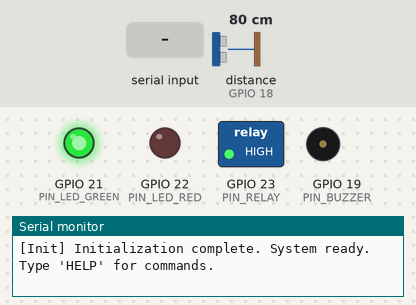
Bench run of a sketch on a simulated ESP32. Shown: switched loads named in the sketch (green lamp = pin HIGH), output pins drawn as LEDs (lit = HIGH), buzzer (waves = sounding, pin HIGH), the last lines printed to the serial monitor. Wiring (inferred from the names in the program): ultrasonic range finder: trigger GPIO 5; echo GPIO 18. The test bench sets the inputs (shaded band); at power-on: distance to the obstacle (sensor on GPIO 18) 80 cm. The echo pulse lasts 58.3 µs per cm; WiFi joins after 1.5 s; servers stay silent unless stated; uploads are accepted with an empty reply; the modem accepts every AT command (registered, SIM ready, sends succeed) and sends nothing else; pins used as bus, display or sensor lines are not drawn.

Above: at 9.5 s.
9.6 s: "ARM\n" received over Serial
At 10.2 s:
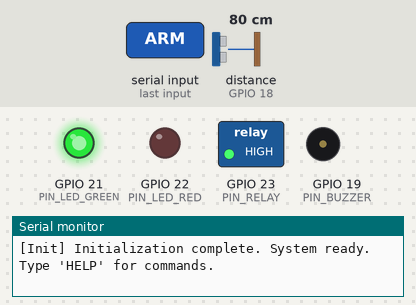
12.0 s: distance to the obstacle (sensor on GPIO 18) set to 38 cm
13.5 s: distance to the obstacle (sensor on GPIO 18) set to 31 cm
19.6 s: "disarm\n" received over Serial
At 22.5 s:
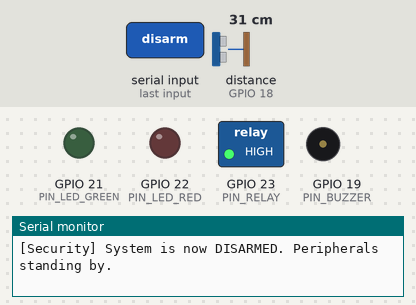
23.1 s: "arm\n" received over Serial
At 29.0 s:
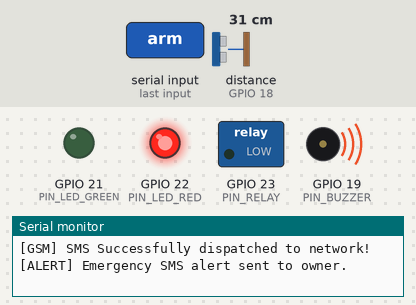
29.2 s: "DISARM\n" received over Serial
At 31.9 s:
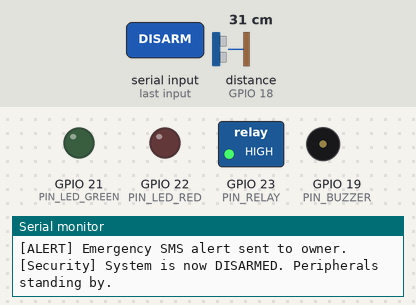
Timing chart, 0 to 33.2 s (numbered marks = the images above; inputs shaded):
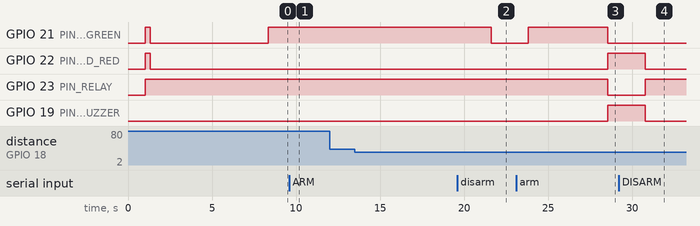

Measured:
- after the input at 9.6 s, GPIO 21 (PIN_LED_GREEN): stays HIGH (without the input it goes to LOW after 0.95 s)
- after the input at 12.0 s, every drawn part: stays the same
- after the input at 19.6 s, GPIO 21 (PIN_LED_GREEN): HIGH → LOW after 2.0 s
- after the input at 23.1 s, GPIO 22 (PIN_LED_RED), GPIO 19 (PIN_BUZZER): LOW → HIGH after 5.4 s; GPIO 23 (PIN_RELAY): HIGH → LOW after 5.4 s
- after the input at 29.2 s, GPIO 23 (PIN_RELAY): LOW → HIGH after 1.6 s

The sketch:

esp32_theft_system.ino
```cpp
#include <Arduino.h>
#include "pins.h"
#include "config.h"
#include "ultrasonic.h"
#include "actuators.h"
#include "gsm_sim800l.h"
#include "security_state.h"
#include "wifi_client.h"

// Hardware instances
UltrasonicSensor ultrasonic(PIN_ULTRASONIC_TRIG, PIN_ULTRASONIC_ECHO);
ActuatorController actuators;
GSMModule gsm(Serial2, PIN_GSM_RX, PIN_GSM_TX, PIN_GSM_RESET);
SecurityStateMachine security;
WiFiManager wifiManager(WIFI_SSID, WIFI_PASSWORD, BACKEND_BASE_URL);

// Timing variables for non-blocking execution
unsigned long lastSensorReadMillis = 0;
unsigned long lastTelemetryMillis = 0;
unsigned long lastGsmCheckMillis = 0;

// Remote command handler received from backend
void handleRemoteCommand(const String &cmd, float value) {
    Serial.printf("[Command] Remote backend command received: %s (value: %.1f)\n", cmd.c_str(), value);
    if (cmd == "arm") {
        security.arm();
    } else if (cmd == "disarm") {
        security.disarm();
        actuators.setAlarm(false);
    } else if (cmd == "reset") {
        security.resetAlarm();
        actuators.setAlarm(false);
    } else if (cmd == "setThreshold") {
        security.setThreshold(value);
    }
}

// Process serial input for direct USB debugging
void handleSerialCommands() {
    if (!Serial.available()) return;
    String line = Serial.readStringUntil('\n');
    line.trim();
    line.toUpperCase();

    if (line == "ARM") {
        security.arm();
    } else if (line == "DISARM") {
        security.disarm();
        actuators.setAlarm(false);
    } else if (line == "RESET") {
        security.resetAlarm();
        actuators.setAlarm(false);
    } else if (line == "TEST_ALARM") {
        Serial.println("[Test] Triggering test alarm for 3 seconds...");
        actuators.setAlarm(true);
        delay(3000);
        actuators.setAlarm(false);
    } else if (line == "TEST_SMS") {
        Serial.println("[Test] Sending manual test SMS via SIM800L...");
        gsm.sendSMS(ALERT_PHONE_NUMBER, "ESP32 Theft System: Test SMS successfully transmitted.");
    } else if (line == "TEST_PINS") {
        actuators.selfTest();
    } else if (line == "STATUS") {
        Serial.println("================ SYSTEM STATUS ================");
        Serial.printf("State: %s\n", security.getState() == STATE_DISARMED ? "DISARMED" :
                                   (security.getState() == STATE_ARMED_NORMAL ? "ARMED_NORMAL" : "ALARM_TRIGGERED"));
        Serial.printf("Last Distance: %.1f cm (Threshold: %.1f cm)\n", security.getLastDistance(), security.getThreshold());
        Serial.printf("Wi-Fi Connected: %s (IP: %s, RSSI: %d dBm)\n", wifiManager.isConnected() ? "YES" : "NO",
                      wifiManager.getLocalIP().c_str(), wifiManager.getRSSI());
        Serial.printf("GSM Status: %d | SMS Cooldown: %lu sec remaining\n", (int)gsm.getStatus(), gsm.getSecondsUntilNextSMS());
        Serial.printf("Actuators -> Buzzer: %d, Relay: %d, Red LED: %d, Green LED: %d\n",
                      actuators.isBuzzerActive(), actuators.isRelayActive(), actuators.isRedLedActive(), actuators.isGreenLedActive());
        Serial.println("===============================================");
    } else if (line.startsWith("THRESH ")) {
        float t = line.substring(7).toFloat();
        security.setThreshold(t);
    } else if (line == "HELP") {
        Serial.println("Available Serial Commands:");
        Serial.println("  ARM         - Arms the security system");
        Serial.println("  DISARM      - Disarms the security system");
        Serial.println("  RESET       - Resets/silences active alarm");
        Serial.println("  STATUS      - Prints complete system health status");
        Serial.println("  TEST_ALARM  - Runs 3-second buzzer & strobe test");
        Serial.println("  TEST_SMS    - Sends a test SMS to configured phone");
        Serial.println("  TEST_PINS   - Runs individual pin actuator test");
        Serial.println("  THRESH <cm> - Sets new detection threshold distance");
    }
}

void setup() {
    Serial.begin(DEBUG_BAUD_RATE);
    delay(1000);

    Serial.println("\n\n=======================================================");
    Serial.println("   ESP32 IoT THEFT DETECTION SYSTEM - FIRMWARE v1.0   ");
    Serial.println("=======================================================");

    // 1. Initialize ultrasonic sensor
    ultrasonic.begin();
    Serial.println("[Init] HC-SR04 Ultrasonic Sensor configured.");

    // 2. Initialize actuators (Buzzer, LEDs, Relay)
    actuators.begin();
    Serial.println("[Init] Actuators and Status Indicators configured.");

    // Run quick startup flash indicator
    actuators.setGreenLed(true);
    actuators.setRedLed(true);
    delay(300);
    actuators.setGreenLed(false);
    actuators.setRedLed(false);

    // 3. Initialize Security State Machine
    security.begin();

    // 4. Initialize SIM800L GSM Module
    gsm.begin(GSM_BAUD_RATE);

    // 5. Initialize Wi-Fi
    wifiManager.begin();
    wifiManager.setCommandCallback(handleRemoteCommand);

    Serial.println("[Init] Initialization complete. System ready. Type 'HELP' for commands.");
}

void loop() {
    unsigned long currentMillis = millis();

    // Check for user commands from USB Serial Monitor
    handleSerialCommands();

    // 1. Maintain Wi-Fi connection in non-blocking manner
    wifiManager.update();

    // 2. Ultrasonic Sensor reading loop
    if (currentMillis - lastSensorReadMillis >= SENSOR_READ_INTERVAL_MS) {
        lastSensorReadMillis = currentMillis;

        float distance = ultrasonic.readDistanceFiltered();

        // Process distance against security rules
        bool newAlarm = security.processReading(distance);

        if (newAlarm) {
            Serial.println("\n[ALERT] !!! THEFT EVENT TRIGGERED !!!");

            // Activate siren, buzzer and relay
            actuators.setAlarm(true);

            // Send immediate HTTP event to Backend
            char desc[128];
            snprintf(desc, sizeof(desc), "Intruder detected at %.1f cm (threshold: %.1f cm)",
                     distance, security.getThreshold());
            wifiManager.sendSecurityEvent(distance, security.getThreshold(), "THEFT_ALERT", desc);

            // Dispatch SMS Alert via SIM800L (with cooldown throttle protection)
            if (gsm.canSendSMS()) {
                char smsMsg[160];
                snprintf(smsMsg, sizeof(smsMsg),
                    "SECURITY ALERT: Theft detected! Object at %.1f cm (Limit: %.1f cm). Check property immediately!",
                    distance, security.getThreshold()
                );
                bool sent = gsm.sendSMS(ALERT_PHONE_NUMBER, smsMsg);
                if (sent) {
                    Serial.println("[ALERT] Emergency SMS alert sent to owner.");
                } else {
                    Serial.println("[ALERT] Could not send SMS (check SIM800L signal or balance).");
                }
            } else {
                Serial.printf("[ALERT] SMS skipped: Spam cooldown active (%lu s remaining)\n",
                              gsm.getSecondsUntilNextSMS());
            }
        }
    }

    // 3. Update Actuator flashing/beeping states
    actuators.update(security.isArmed(), security.isAlarmActive());

    // 4. Periodically check GSM status (every 30s)
    if (currentMillis - lastGsmCheckMillis >= 30000) {
        lastGsmCheckMillis = currentMillis;
        gsm.checkStatus();
    }

    // 5. Send periodic Telemetry to Backend
    if (currentMillis - lastTelemetryMillis >= TELEMETRY_INTERVAL_MS) {
        lastTelemetryMillis = currentMillis;

        const char* stateStr = "DISARMED";
        if (security.getState() == STATE_ARMED_NORMAL) stateStr = "ARMED_NORMAL";
        else if (security.getState() == STATE_ALARM_TRIGGERED) stateStr = "ALARM_TRIGGERED";

        const char* gsmStatusStr = "UNKNOWN";
        switch (gsm.getStatus()) {
            case GSM_READY: gsmStatusStr = "READY"; break;
            case GSM_SEARCHING_NETWORK: gsmStatusStr = "SEARCHING"; break;
            case GSM_SIM_ERROR: gsmStatusStr = "SIM_ERROR"; break;
            case GSM_NO_RESPONSE: gsmStatusStr = "NO_RESPONSE"; break;
            default: gsmStatusStr = "INITIALIZING"; break;
        }

        SystemTelemetryData telemetry;
        telemetry.distanceCm = security.getLastDistance();
        telemetry.thresholdCm = security.getThreshold();
        telemetry.securityState = stateStr;
        telemetry.buzzerState = actuators.isBuzzerActive();
        telemetry.relayState = actuators.isRelayActive();
        telemetry.redLedState = actuators.isRedLedActive();
        telemetry.greenLedState = actuators.isGreenLedActive();
        telemetry.gsmStatus = gsmStatusStr;
        telemetry.gsmRssi = gsm.getSignalQuality();
        telemetry.wifiRssi = wifiManager.getRSSI();
        telemetry.isArmed = security.isArmed();
        telemetry.isAlarm = security.isAlarmActive();

        String serverResponse = "";
        wifiManager.sendTelemetry(telemetry, serverResponse);
    }

    // Small yield to allow ESP32 FreeRTOS background tasks (WiFi, TCP/IP stack) to process
    delay(5);
}
```

actuators.cpp
```cpp
#include "actuators.h"

ActuatorController::ActuatorController()
    : _alarmActive(false), _relayState(false), _buzzerState(false),
      _redLedState(false), _greenLedState(false), _lastBlinkMillis(0), _blinkToggle(false) {}

void ActuatorController::begin() {
    pinMode(PIN_LED_GREEN, OUTPUT);
    pinMode(PIN_LED_RED, OUTPUT);
    pinMode(PIN_BUZZER, OUTPUT);
    pinMode(PIN_RELAY, OUTPUT);

    // Initial safe states
    setGreenLed(false);
    setRedLed(false);
    setBuzzer(false);
    setRelay(false);
}

void ActuatorController::setBuzzer(bool state) {
    _buzzerState = state;
    digitalWrite(PIN_BUZZER, state ? BUZZER_ACTIVE_LEVEL : BUZZER_INACTIVE_LEVEL);
}

void ActuatorController::setRelay(bool state) {
    _relayState = state;
    digitalWrite(PIN_RELAY, state ? RELAY_ACTIVE_LEVEL : RELAY_INACTIVE_LEVEL);
}

void ActuatorController::setRedLed(bool state) {
    _redLedState = state;
    digitalWrite(PIN_LED_RED, state ? LED_ACTIVE_LEVEL : LED_INACTIVE_LEVEL);
}

void ActuatorController::setGreenLed(bool state) {
    _greenLedState = state;
    digitalWrite(PIN_LED_GREEN, state ? LED_ACTIVE_LEVEL : LED_INACTIVE_LEVEL);
}

void ActuatorController::setAlarm(bool active) {
    _alarmActive = active;
    if (!active) {
        setBuzzer(false);
        setRelay(false);
        setRedLed(false);
    }
}

void ActuatorController::update(bool isArmed, bool isAlarmActive) {
    _alarmActive = isAlarmActive;
    unsigned long currentMillis = millis();

    if (_alarmActive) {
        // High alert state: rapid strobe & siren pulse every 150ms
        if (currentMillis - _lastBlinkMillis >= 150) {
            _lastBlinkMillis = currentMillis;
            _blinkToggle = !_blinkToggle;

            setRedLed(_blinkToggle);
            setGreenLed(false);
            setBuzzer(_blinkToggle); // Pulsing alarm tone
            setRelay(true);          // High-power strobe / siren continuously active
        }
    } else {
        // Normal states
        setRelay(false);
        setRedLed(false);
        setBuzzer(false);

        if (isArmed) {
            // Armed standby: Green LED solid ON
            setGreenLed(true);
        } else {
            // Disarmed state: Green LED slow heartbeat blink (every 1000ms)
            if (currentMillis - _lastBlinkMillis >= 1000) {
                _lastBlinkMillis = currentMillis;
                _blinkToggle = !_blinkToggle;
                setGreenLed(_blinkToggle);
            }
        }
    }
}

void ActuatorController::selfTest() {
    Serial.println("[Actuators] Starting hardware self-test routine...");

    // Green LED test
    Serial.println("[Actuators] Testing Green LED...");
    setGreenLed(true);
    delay(400);
    setGreenLed(false);
    delay(200);

    // Red LED test
    Serial.println("[Actuators] Testing Red LED...");
    setRedLed(true);
    delay(400);
    setRedLed(false);
    delay(200);

    // Buzzer test (brief chirp)
    Serial.println("[Actuators] Testing Buzzer (brief beep)...");
    setBuzzer(true);
    delay(150);
    setBuzzer(false);
    delay(200);

    // Relay test (click click)
    Serial.println("[Actuators] Testing Relay click...");
    setRelay(true);
    delay(300);
    setRelay(false);
    delay(200);

    Serial.println("[Actuators] Self-test complete. All peripherals initialized to OFF.");
}
```

actuators.h
```cpp
#ifndef ACTUATORS_H
#define ACTUATORS_H

#include <Arduino.h>
#include "pins.h"

class ActuatorController {
public:
    ActuatorController();
    void begin();

    // Call regularly in loop() for non-blocking LED blinking & buzzer pulsing
    void update(bool isArmed, bool isAlarmActive);

    // Immediate manual overrides or states
    void setAlarm(bool active);
    void setBuzzer(bool state);
    void setRelay(bool state);
    void setRedLed(bool state);
    void setGreenLed(bool state);

    // Testing self-test routine
    void selfTest();

    bool isAlarmActive() const { return _alarmActive; }
    bool isRelayActive() const { return _relayState; }
    bool isBuzzerActive() const { return _buzzerState; }
    bool isRedLedActive() const { return _redLedState; }
    bool isGreenLedActive() const { return _greenLedState; }

private:
    bool _alarmActive;
    bool _relayState;
    bool _buzzerState;
    bool _redLedState;
    bool _greenLedState;
    unsigned long _lastBlinkMillis;
    bool _blinkToggle;
};

#endif // ACTUATORS_H
```

gsm_sim800l.h
```cpp
#ifndef GSM_SIM800L_H
#define GSM_SIM800L_H

#include <Arduino.h>
#include <HardwareSerial.h>
#include "pins.h"
#include "config.h"

enum GSMStatus {
    GSM_UNINITIALIZED,
    GSM_NO_RESPONSE,
    GSM_SIM_ERROR,
    GSM_SEARCHING_NETWORK,
    GSM_READY
};

class GSMModule {
public:
    GSMModule(HardwareSerial &serialPort, uint8_t rxPin, uint8_t txPin, uint8_t rstPin);
    void begin(unsigned long baudRate = GSM_BAUD_RATE);

    // Hardware reset pulse if RST pin connected
    void resetHardware();

    // Health and status checks
    bool sendATCommand(const String &cmd, const String &expectedReply, unsigned long timeoutMs = 2000);
    String sendATCommandWithResponse(const String &cmd, unsigned long timeoutMs = 2000);

    bool isAlive();
    bool isSimReady();
    int getSignalQuality(); // Returns 0-31, or -1 on error
    bool isNetworkRegistered();
    GSMStatus checkStatus();

    // SMS transmission with spam cooldown guard
    bool sendSMS(const String &phoneNumber, const String &message);

    // Checks whether an SMS can be sent now or is throttled by cooldown
    bool canSendSMS() const;
    unsigned long getSecondsUntilNextSMS() const;

    GSMStatus getStatus() const { return _currentStatus; }
    unsigned long getLastSMSTime() const { return _lastSmsMillis; }

private:
    HardwareSerial &_serial;
    uint8_t _rxPin;
    uint8_t _txPin;
    uint8_t _rstPin;
    GSMStatus _currentStatus;
    unsigned long _lastSmsMillis;
    bool _cooldownActive;

    void flushBuffer();
};

#endif // GSM_SIM800L_H
```

security_state.cpp
```cpp
#include "security_state.h"

SecurityStateMachine::SecurityStateMachine()
    : _state(STATE_DISARMED),
      _thresholdCm(DEFAULT_DISTANCE_THRESHOLD_CM),
      _lastDistanceCm(-1.0f),
      _consecutiveViolations(0),
      _alarmStartMillis(0),
      _totalTriggers(0) {}

void SecurityStateMachine::begin() {
    _state = STATE_DISARMED;
    _consecutiveViolations = 0;
    _alarmStartMillis = 0;
    Serial.printf("[Security] State machine initialized. Default threshold: %.1f cm (Status: DISARMED)\n", _thresholdCm);
}

void SecurityStateMachine::arm() {
    if (_state != STATE_ARMED_NORMAL) {
        _state = STATE_ARMED_NORMAL;
        _consecutiveViolations = 0;
        Serial.println("[Security] System is now ARMED. Monitoring ultrasonic field...");
    }
}

void SecurityStateMachine::disarm() {
    _state = STATE_DISARMED;
    _consecutiveViolations = 0;
    _alarmStartMillis = 0;
    Serial.println("[Security] System is now DISARMED. Peripherals standing by.");
}

void SecurityStateMachine::resetAlarm() {
    if (_state == STATE_ALARM_TRIGGERED) {
        _state = STATE_ARMED_NORMAL;
        _consecutiveViolations = 0;
        _alarmStartMillis = 0;
        Serial.println("[Security] Alarm silenced/reset. Returning to ARMED mode.");
    }
}

void SecurityStateMachine::setThreshold(float thresholdCm) {
    if (thresholdCm >= 5.0f && thresholdCm <= 350.0f) {
        _thresholdCm = thresholdCm;
        Serial.printf("[Security] Threshold updated to: %.1f cm\n", _thresholdCm);
    }
}

bool SecurityStateMachine::processReading(float currentDistanceCm) {
    _lastDistanceCm = currentDistanceCm;

    // In DISARMED mode, just update readings, no alerts triggered
    if (_state == STATE_DISARMED) {
        _consecutiveViolations = 0;
        return false;
    }

    // In ALARM_TRIGGERED mode, check if alarm duration expired
    if (_state == STATE_ALARM_TRIGGERED) {
        if (millis() - _alarmStartMillis >= ALARM_ACTIVE_DURATION_MS) {
            Serial.println("[Security] Alarm duration timeout elapsed. Resetting to Armed standby.");
            _state = STATE_ARMED_NORMAL;
            _consecutiveViolations = 0;
        }
        return false;
    }

    // ARMED_NORMAL mode: check for theft intrusion
    // Valid distance must be > 0 and <= threshold
    if (currentDistanceCm > 0.0f && currentDistanceCm <= _thresholdCm) {
        _consecutiveViolations++;
        Serial.printf("[Security] Intrusion reading #%d: %.1f cm (Threshold: %.1f cm)\n",
                      _consecutiveViolations, currentDistanceCm, _thresholdCm);

        if (_consecutiveViolations >= CONFIRMATION_SAMPLES) {
            _state = STATE_ALARM_TRIGGERED;
            _alarmStartMillis = millis();
            _totalTriggers++;
            Serial.println("[Security] *** THEFT DETECTED! INTRUDER WITHIN THRESHOLD! ***");
            return true; // New alarm event triggered!
        }
    } else {
        // Reset confirmation counter if reading is clear
        if (_consecutiveViolations > 0) {
            _consecutiveViolations--;
        }
    }

    return false;
}
```

Source omitted: gsm_sim800l.cpp (6620 bytes), security_state.h (1235 bytes), ultrasonic.cpp (2472 bytes), ultrasonic.h (626 bytes), wifi_client.cpp (5045 bytes), wifi_client.h (1481 bytes), config.h (1982 bytes), pins.h (2216 bytes)
